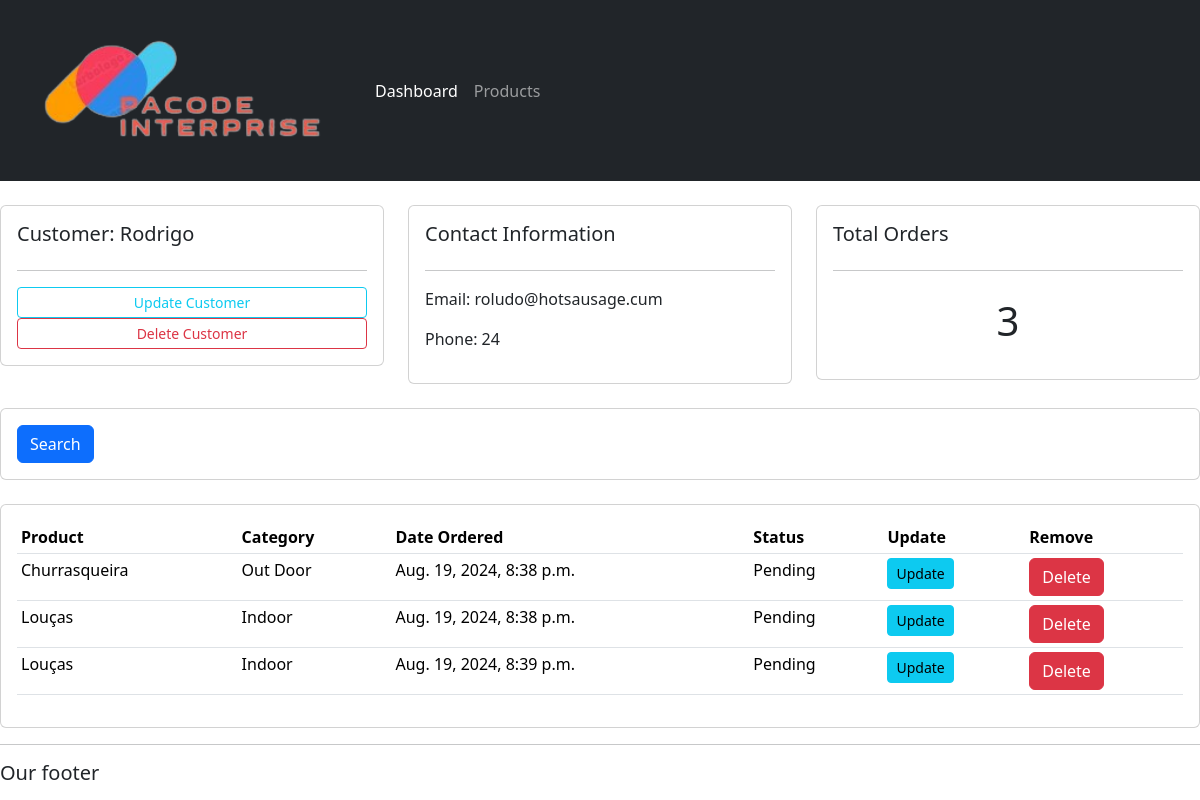
The app's page /customer/2/, older data.
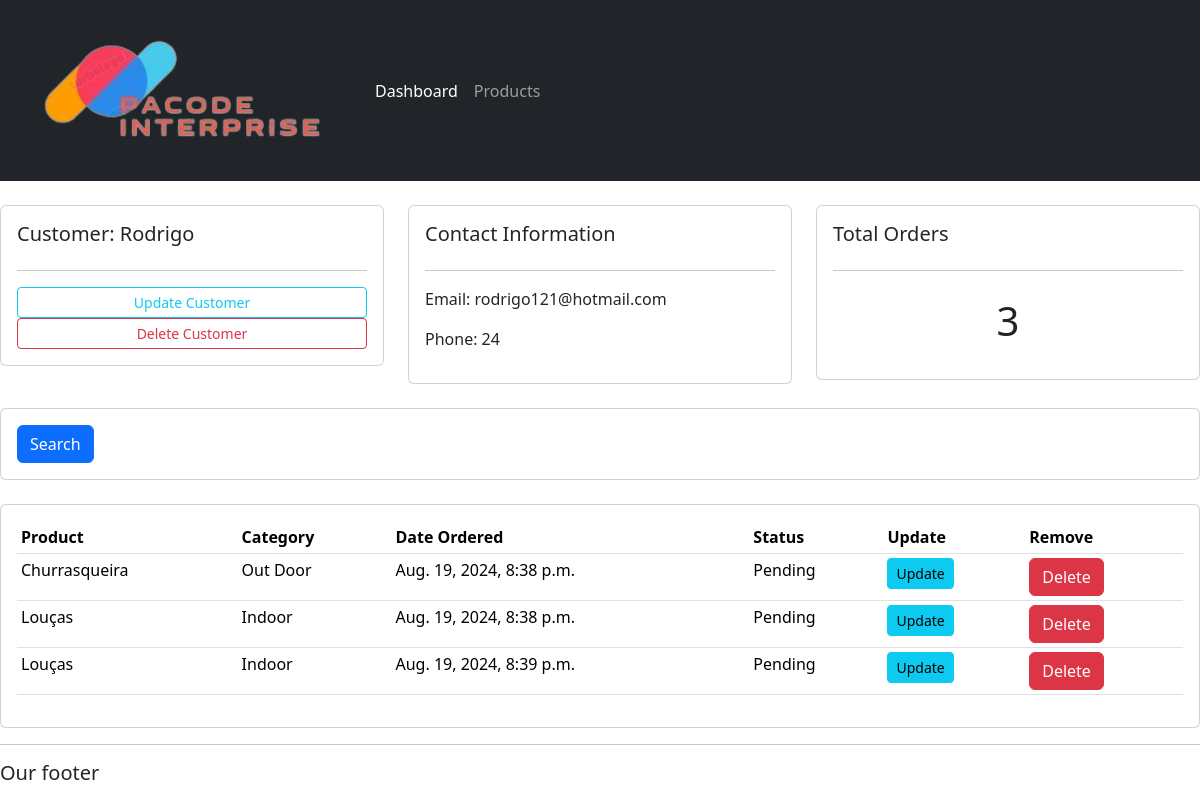
The same page, newer data.
### accounts/models.py (models this page shows, shortened)
class Customer(models.Model):
    name = models.CharField(max_length=200, null=True)
    phone = models.CharField(max_length=200, null=True)
    email = models.CharField(max_length=200, null=True)
    date_created = models.DateTimeField(auto_now_add=True, null=True)

### accounts/views.py (the view)
# urls.py: path('customer/<str:pk_test>/', views.customer, name='customer'),
def customer(requests, pk_test):
    customer = Customer.objects.get(id=pk_test)
    orders = customer.order_set.all()
    orders_count = orders.count()
    context = {'customer':customer, 'orders':orders, 'orders_count':orders_count}
    return render(requests, 'accounts/customer.html', context)

### accounts/models.py (called while the page is built)
    def __str__(self):
        return self.name

### accounts/templates/accounts/customer.html
{% extends 'accounts/main.html' %}
{% block content %}
<br>
<div class="row">
    <div class="col-md">
        <div class="card card-body">
            <h5>Customer: {{customer.name}}</h5>
            <hr>
            <a class="btn btn-outline-info  btn-sm btn-block" href="">Update Customer</a>
            <a class="btn btn-outline-danger  btn-sm btn-block" href="">Delete Customer</a>
        </div>
    </div>
    <div class="col-md">
        <div class="card card-body">
            <h5>Contact Information</h5>
            <hr>
            <p>Email: {{customer.email}}</p>
            <p>Phone: {{customer.phone}}</p>
        </div>
    </div>
    <div class="col-md">
        <div class="card card-body">
            <h5>Total Orders</h5>
            <hr>
            <h1 style="text-align: center;padding: 10px">{{orders_count}}</h1>
        </div>
    </div>
</div>
<br>
<div class="row">
    <div class="col">
        <div class="card card-body">
            <form method="get">
            <button class="btn btn-primary" type="submit">Search</button>
          </form>
        </div>
    </div>
</div>
<br>
<div class="row">
    <div class="col-md">
        <div class="card card-body">
            <table class="table table-sm">
                <tr>
                    <th>Product</th>
                    <th>Category</th>
                    <th>Date Ordered</th>
                    <th>Status</th>
                    <th>Update</th>
                    <th>Remove</th>
                </tr>
                {% for order in orders %}
                    <tr>
                        <td>{{order.product}}</td>
                        <td>{{order.product.category}}</td>
                        <td>{{order.date_created}}</td>
                        <td>{{order.status}}</td>
                        <td><a class='btn btn-sm btn-info' href="{% url 'update_order' order.id %}">Update</a></td>
                        <td><a class='btn bnt-sm btn-danger' href="{% url 'delete_order' order.id %}">Delete</a></td>
                    </tr>
                {% endfor %}
            </table>
        </div>
    </div>
</div>
{% endblock %}

Row changes from the older to the newer data that the page shows:
changed Customer "Rodrigo": email "roludo@hotsausage.cum" → "rodrigo121@hotmail.com"
